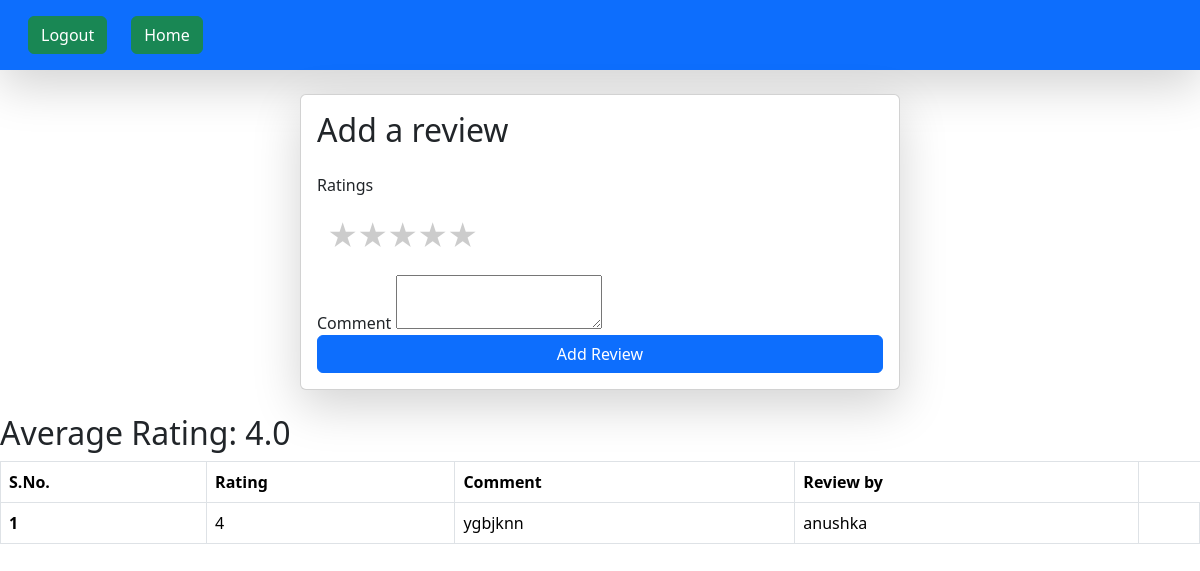
Before: /add-review/1/ (signed in) with the older database file.
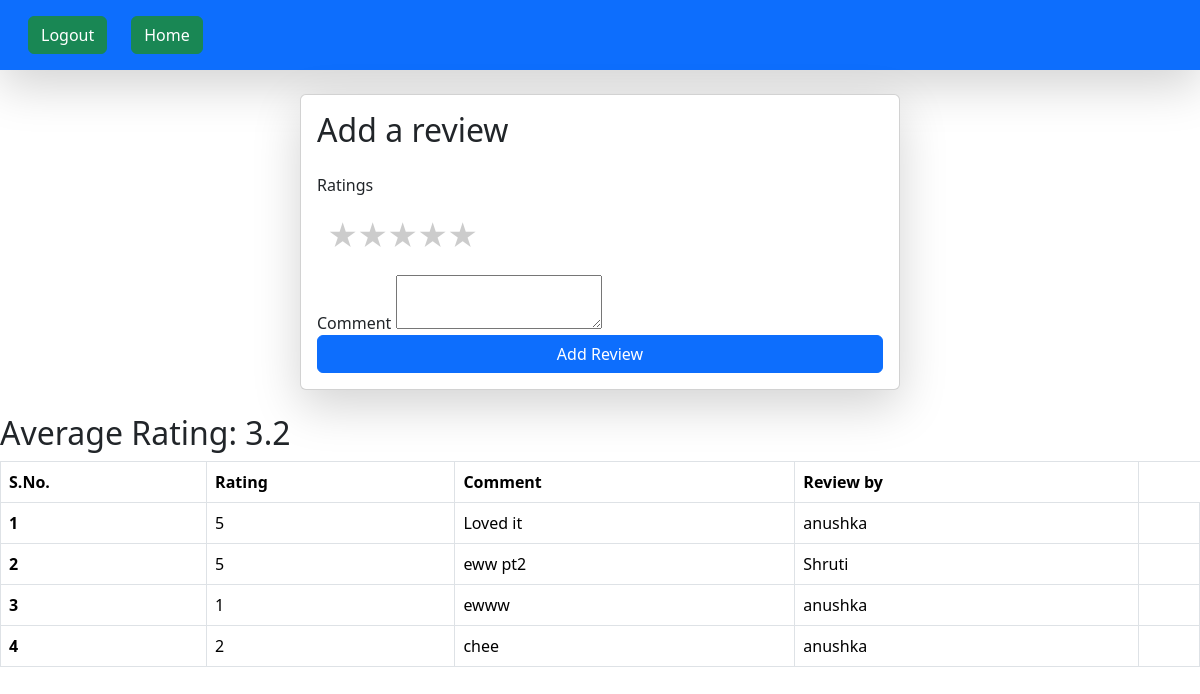
After: the same page with the newer database file.
### books/models.py (models this page shows, shortened)
class Book(models.Model):
    title=models.CharField(max_length=100)
    author=models.ForeignKey(CustomUser,on_delete=models.CASCADE)
    genre=models.CharField(max_length=100)
    description=models.TextField()
    def average_rating(self):
        avg_rating=self.reviews.aggregate(avg=Avg('rating'))['avg']
        if avg_rating is not None:
            avg_rating=round(avg_rating,1)
        return avg_rating

class Review(models.Model):
    book=models.ForeignKey(Book,related_name="reviews",on_delete=models.CASCADE)
    user=models.ForeignKey(CustomUser,on_delete=models.CASCADE)
    comment=models.TextField()
    rating=models.IntegerField()

class CustomUser(AbstractUser):
    type=models.CharField(max_length=20, choices=UserType.choices,default=UserType.NORMAL)

### books/views.py (the view, shortened to what this page needs)
# urls.py: path('add-review/<int:book_id>/',add_review,name="add-review"),
@login_required
def add_review(request,book_id):
    print(Review.objects.filter(book=book_id))
    book=Book.objects.get(id=book_id)
    avg_rating=book.average_rating
    reviews=Review.objects.filter(book=book_id)
    return render(request,'review_page.html',context={'reviews':reviews,'page':'Reviews','avg':avg_rating})

### books/templates/review_page.html (shortened to what this page needs)
{% extends "base.html" %}
{% block start %}
<form  method="POST" class=" my-4 col-6 mx-auto card p-3 shadow-lg" enctype="multipart/form-data">
    <h2 class="mb-4">Add a review</h2>
    <div class="mb-3">
<span>
  <p>Ratings</p>
  <div class="rate form-group">
    <label for="star5" title="text">5 stars</label>
    <label for="star4" title="text">4 stars</label>
    <label for="star3" title="text">3 stars</label>
    <label for="star2" title="text">2 stars</label>
    <label for="star1" title="text">1 star</label>
      </div>
  </span>
    </div>
    <div>
        <label for="comment">Comment</label>
        <textarea id="comment" name="comment" required></textarea>
    </div>
    <button type="submit" class="btn btn-primary">Add Review</button>
</form>
{% if avg == 0 or avg is None %}
<h2>No ratings yet</h2>
{% else %}
<h2>Average Rating: {{avg}}</h1>
{% endif %}
<table class="table table-hover table-bordered">
  {% if reviews %}
  <thead>
    <tr>
      <th>S.No.</th>
      <th>Rating</th>
      <th>Comment</th>
      <th>Review by</th>
    </tr>
  </thead>
  {% endif %}
  <tbody>
    {% for review in reviews %}
    <tr>
      <th>{{forloop.counter}}</th>
      <td>{{review.rating}}</td>
      <td>{{review.comment}}</td>
      <td>{{review.user.first_name}}</td>
      <td>
      </td>
    </tr>
    {% endfor %}
  </tbody>
</table>
{% endblock %}

Changed rows visible on the page:
removed Review: rating "4", comment "ygbjknn", user.first_name "anushka"
changed Book: id "4.0" → "3.2"
added Review: rating "5", comment "Loved it", user.first_name "anushka"
added Review: rating "5", comment "eww pt2", user.first_name "Shruti"
added Review: rating "1", comment "ewww", user.first_name "anushka"
added Review: rating "2", comment "chee", user.first_name "anushka"
